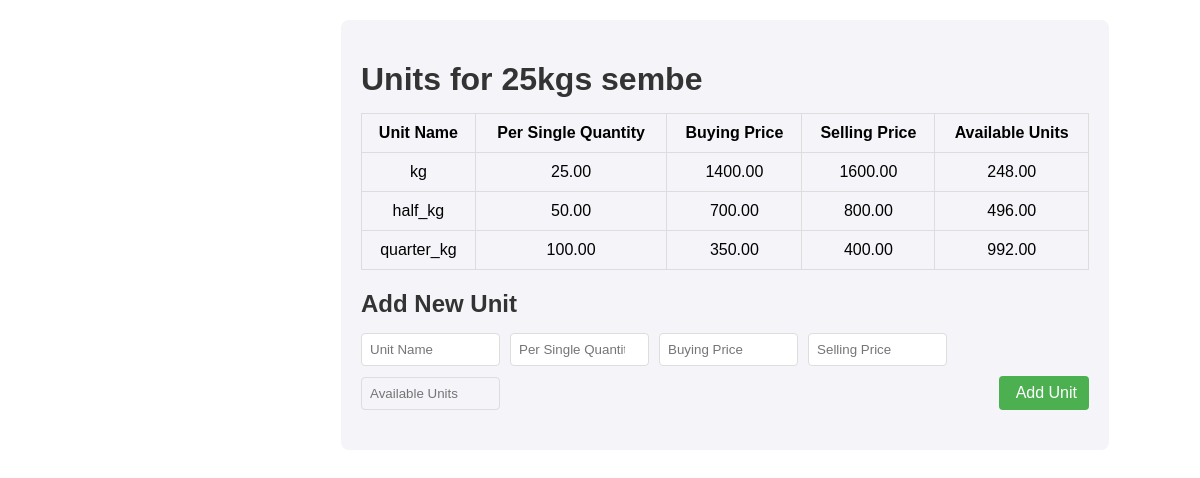
/view-create_units.php?id=1, run on the app's committed database.
### tables this page shows
CREATE TABLE `products` (
  `product_id` int(11) NOT NULL,
  `company_id` int(100) DEFAULT NULL,
  `created_by` int(100) DEFAULT NULL,
  `name` varchar(50) DEFAULT NULL,
  `quantity` decimal(10,2) DEFAULT NULL,
  `quantified` varchar(20) DEFAULT NULL,
  `under_stock_reminder` decimal(10,2) DEFAULT NULL,
  `buying_price` decimal(10,2) DEFAULT NULL,
  `selling_price` decimal(10,2) DEFAULT NULL
);

CREATE TABLE `units` (
  `unit_id` int(11) NOT NULL,
  `product_id` int(11) DEFAULT NULL,
  `company_id` int(11) NOT NULL,
  `created_by` int(11) NOT NULL,
  `name` varchar(20) DEFAULT NULL,
  `per_single_quantity` decimal(10,2) DEFAULT NULL,
  `buying_price` decimal(10,2) DEFAULT NULL,
  `selling_price` decimal(10,2) DEFAULT NULL,
  `available_units` decimal(10,2) DEFAULT NULL
);

### view-create_units.php (the view, shortened to what this page needs)
<?php
include 'db_connection.php';
$product_id = isset($_GET['id']) ? intval($_GET['id']) : 0;
$product_query = "SELECT * FROM products WHERE product_id = $product_id";
$product_result = mysqli_query($conn, $product_query);
$product = mysqli_fetch_assoc($product_result);
$unit_query = "SELECT * FROM units WHERE product_id = $product_id";
$unit_result = mysqli_query($conn, $unit_query);
?>
<!DOCTYPE html>
<html lang="en">
<head>
    <link rel="stylesheet" href="css/view-create_units.css">
</head>
<body>
    <div class="main-content">
        <div class="units-container">
            <h1>Units for <?= $product['name']; ?></h1>
            <table class="units-table">
                <thead>
                    <tr>
                        <th>Unit Name</th>
                        <th>Per Single Quantity</th>
                        <th>Buying Price</th>
                        <th>Selling Price</th>
                        <th>Available Units</th>
                    </tr>
                </thead>
                <tbody>
                    <?php while ($unit = mysqli_fetch_assoc($unit_result)): ?>
                    <tr>
                        <td><?= $unit['name']; ?></td>
                        <td><?= $unit['per_single_quantity']; ?></td>
                        <td><?= $unit['buying_price']; ?></td>
                        <td><?= $unit['selling_price']; ?></td>
                        <td><?= $unit['available_units']; ?></td>
                    </tr>
                    <?php endwhile; ?>
                </tbody>
            </table>
            <h2>Add New Unit</h2>
            <form action="confirm-new_unit.php" method="POST" class="unit-form">
                <input type="text" name="name" placeholder="Unit Name" required>
                <input type="number" step="0.01" name="per_single_quantity" placeholder="Per Single Quantity" required oninput="calculateAvailableUnits(<?= $product['quantity']; ?>)">
                <input type="number" step="0.01" name="buying_price" placeholder="Buying Price" required>
                <input type="number" step="0.01" name="selling_price" placeholder="Selling Price" required>
                <input type="text" id="available_units" name="available_units" placeholder="Available Units" readonly>
                <button type="submit" class="add-unit-button">
                    <i class='bx bx-plus'></i> Add Unit
                </button>
            </form>
        </div>
    </div>
</body>
</html>

### css/view-create_units.css (style rules this page uses)
body { font-family: Arial, sans-serif; margin: 0; }
.main-content { margin-left: 250px; padding: 20px; }
.units-container { width: 80%; margin: auto; padding: 20px; background-color: #f4f4f9; border-radius: 8px; }
.units-container h1, .units-container h2 { color: #333; margin-bottom: 15px; }
.units-table, .unit-form { width: 100%; margin-bottom: 20px; }
.units-table { border-collapse: collapse; margin-bottom: 20px; }
.units-table th, .units-table td { padding: 10px; border: 1px solid #ddd; text-align: center; }
.unit-form { display: flex; gap: 10px; align-items: center; flex-wrap: wrap; }
.unit-form input[type="text"], .unit-form input[type="number"] { width: calc(18% - 10px); padding: 8px; margin-bottom: 0; border: 1px solid #ddd; border-radius: 4px; }
.unit-form input[readonly] { background-color: #f4f4f9; }
.add-unit-button { margin-left: auto; display: flex; align-items: center; padding: 8px 12px; background-color: #4CAF50; color: white; border: none; border-radius: 4px; cursor: pointer; font-size: 16px; }

### data on the page
products: name "25kgs sembe"
units: name "kg", per_single_quantity "25.00", buying_price "1400.00", selling_price "1600.00", available_units "248.00"
units: name "half_kg", per_single_quantity "50.00", buying_price "700.00", selling_price "800.00", available_units "496.00"
units: name "quarter_kg", per_single_quantity "100.00", buying_price "350.00", selling_price "400.00", available_units "992.00"
